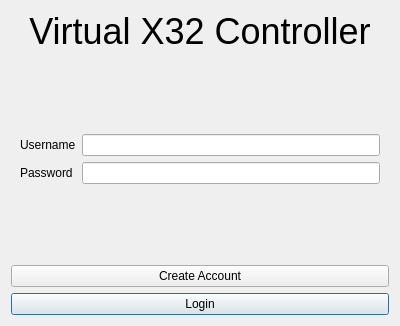
<?xml version="1.0" encoding="UTF-8"?>
<ui version="4.0">
 <class>Dialog</class>
 <widget class="QDialog" name="Dialog">
  <property name="geometry">
   <rect>
    <x>0</x>
    <y>0</y>
    <width>400</width>
    <height>326</height>
   </rect>
  </property>
  <property name="windowTitle">
   <string>Dialog</string>
  </property>
  <property name="sizeGripEnabled">
   <bool>false</bool>
  </property>
  <property name="modal">
   <bool>false</bool>
  </property>
  <layout class="QGridLayout" name="gridLayout">
   <item row="0" column="0">
    <widget class="QLabel" name="label_6">
     <property name="font">
      <font>
       <pointsize>27</pointsize>
      </font>
     </property>
     <property name="text">
      <string>Virtual X32 Controller</string>
     </property>
     <property name="textFormat">
      <enum>Qt::AutoText</enum>
     </property>
     <property name="alignment">
      <set>Qt::AlignCenter</set>
     </property>
    </widget>
   </item>
   <item row="5" column="0">
    <widget class="QPushButton" name="_loginButton">
     <property name="text">
      <string>Login</string>
     </property>
    </widget>
   </item>
   <item row="4" column="0">
    <widget class="QPushButton" name="_createAccountButton">
     <property name="text">
      <string>Create Account</string>
     </property>
    </widget>
   </item>
   <item row="1" column="0">
    <spacer name="verticalSpacer">
     <property name="orientation">
      <enum>Qt::Vertical</enum>
     </property>
     <property name="sizeHint" stdset="0">
      <size>
       <width>20</width>
       <height>40</height>
      </size>
     </property>
    </spacer>
   </item>
   <item row="2" column="0">
    <widget class="QFrame" name="frame">
     <property name="frameShape">
      <enum>QFrame::NoFrame</enum>
     </property>
     <property name="frameShadow">
      <enum>QFrame::Raised</enum>
     </property>
     <property name="lineWidth">
      <number>0</number>
     </property>
     <layout class="QFormLayout" name="formLayout">
      <item row="0" column="0">
       <widget class="QLabel" name="label_2">
        <property name="text">
         <string>Username</string>
        </property>
       </widget>
      </item>
      <item row="0" column="1">
       <widget class="QLineEdit" name="_usernameField"/>
      </item>
      <item row="1" column="0">
       <widget class="QLabel" name="label">
        <property name="text">
         <string>Password</string>
        </property>
       </widget>
      </item>
      <item row="1" column="1">
       <widget class="QLineEdit" name="_passwordField">
        <property name="echoMode">
         <enum>QLineEdit::Password</enum>
        </property>
       </widget>
      </item>
     </layout>
    </widget>
   </item>
   <item row="3" column="0">
    <spacer name="verticalSpacer_2">
     <property name="orientation">
      <enum>Qt::Vertical</enum>
     </property>
     <property name="sizeHint" stdset="0">
      <size>
       <width>20</width>
       <height>40</height>
      </size>
     </property>
    </spacer>
   </item>
  </layout>
 </widget>
 <resources/>
 <connections/>
</ui>
